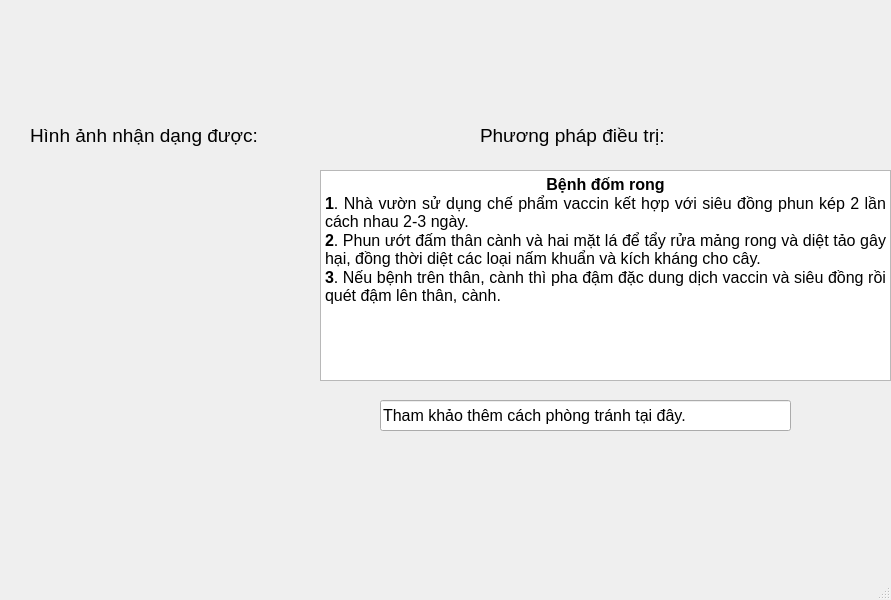
<?xml version="1.0" encoding="UTF-8"?>
<ui version="4.0">
 <class>MainWindow</class>
 <widget class="QMainWindow" name="MainWindow">
  <property name="geometry">
   <rect>
    <x>0</x>
    <y>0</y>
    <width>891</width>
    <height>600</height>
   </rect>
  </property>
  <property name="windowTitle">
   <string>MainWindow</string>
  </property>
  <widget class="QWidget" name="centralwidget">
   <widget class="QLabel" name="label">
    <property name="geometry">
     <rect>
      <x>30</x>
      <y>110</y>
      <width>271</width>
      <height>51</height>
     </rect>
    </property>
    <property name="font">
     <font>
      <pointsize>14</pointsize>
     </font>
    </property>
    <property name="text">
     <string>Hình ảnh nhận dạng được:</string>
    </property>
   </widget>
   <widget class="QLabel" name="label_2">
    <property name="geometry">
     <rect>
      <x>480</x>
      <y>110</y>
      <width>271</width>
      <height>51</height>
     </rect>
    </property>
    <property name="font">
     <font>
      <pointsize>14</pointsize>
     </font>
    </property>
    <property name="text">
     <string>Phương pháp điều trị:</string>
    </property>
   </widget>
   <widget class="QTextEdit" name="textEdit">
    <property name="geometry">
     <rect>
      <x>320</x>
      <y>170</y>
      <width>571</width>
      <height>211</height>
     </rect>
    </property>
    <property name="html">
     <string>&lt;!DOCTYPE HTML PUBLIC &quot;-//W3C//DTD HTML 4.0//EN&quot; &quot;http://www.w3.org/TR/REC-html40/strict.dtd&quot;&gt;
&lt;html&gt;&lt;head&gt;&lt;meta name=&quot;qrichtext&quot; content=&quot;1&quot; /&gt;&lt;style type=&quot;text/css&quot;&gt;
p, li { white-space: pre-wrap; }
&lt;/style&gt;&lt;/head&gt;&lt;body style=&quot; font-family:'MS Shell Dlg 2'; font-size:7.8pt; font-weight:400; font-style:normal;&quot;&gt;
&lt;p align=&quot;center&quot; style=&quot; margin-top:0px; margin-bottom:0px; margin-left:0px; margin-right:0px; -qt-block-indent:0; text-indent:0px;&quot;&gt;&lt;span style=&quot; font-size:12pt; font-weight:600;&quot;&gt;Bệnh đốm rong&lt;/span&gt;&lt;/p&gt;
&lt;p align=&quot;justify&quot; style=&quot; margin-top:0px; margin-bottom:0px; margin-left:0px; margin-right:0px; -qt-block-indent:0; text-indent:0px;&quot;&gt;&lt;span style=&quot; font-size:12pt; font-weight:600;&quot;&gt;1&lt;/span&gt;&lt;span style=&quot; font-size:12pt;&quot;&gt;. Nhà vườn sử dụng chế phẩm vaccin kết hợp với siêu đồng phun kép 2 lần cách nhau 2-3 ngày.&lt;/span&gt;&lt;/p&gt;
&lt;p align=&quot;justify&quot; style=&quot; margin-top:0px; margin-bottom:0px; margin-left:0px; margin-right:0px; -qt-block-indent:0; text-indent:0px;&quot;&gt;&lt;span style=&quot; font-size:12pt; font-weight:600;&quot;&gt;2&lt;/span&gt;&lt;span style=&quot; font-size:12pt;&quot;&gt;. Phun ướt đấm thân cành và hai mặt lá để tẩy rửa mảng rong và diệt tảo gây hại, đồng thời diệt các loại nấm khuẩn và kích kháng cho cây. &lt;/span&gt;&lt;/p&gt;
&lt;p align=&quot;justify&quot; style=&quot; margin-top:0px; margin-bottom:0px; margin-left:0px; margin-right:0px; -qt-block-indent:0; text-indent:0px;&quot;&gt;&lt;span style=&quot; font-size:12pt; font-weight:600;&quot;&gt;3&lt;/span&gt;&lt;span style=&quot; font-size:12pt;&quot;&gt;. Nếu bệnh trên thân, cành thì pha đậm đặc dung dịch vaccin và siêu đồng rồi quét đậm lên thân, cành.&lt;/span&gt;&lt;/p&gt;&lt;/body&gt;&lt;/html&gt;</string>
    </property>
   </widget>
   <widget class="QLineEdit" name="lineEdit">
    <property name="geometry">
     <rect>
      <x>380</x>
      <y>400</y>
      <width>411</width>
      <height>31</height>
     </rect>
    </property>
    <property name="font">
     <font>
      <pointsize>12</pointsize>
     </font>
    </property>
    <property name="text">
     <string>Tham khảo thêm cách phòng tránh tại đây.</string>
    </property>
   </widget>
  </widget>
  <widget class="QMenuBar" name="menubar">
   <property name="geometry">
    <rect>
     <x>0</x>
     <y>0</y>
     <width>891</width>
     <height>26</height>
    </rect>
   </property>
  </widget>
  <widget class="QStatusBar" name="statusbar"/>
 </widget>
 <resources/>
 <connections/>
</ui>
